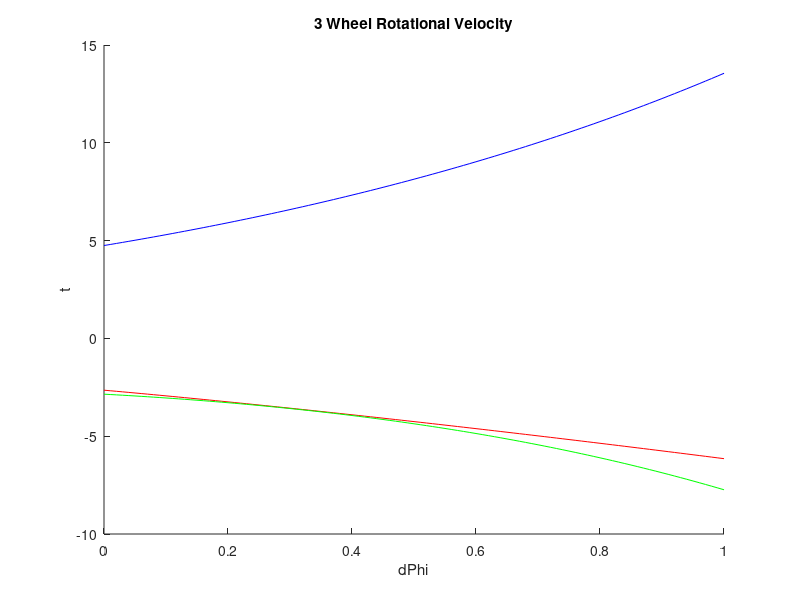
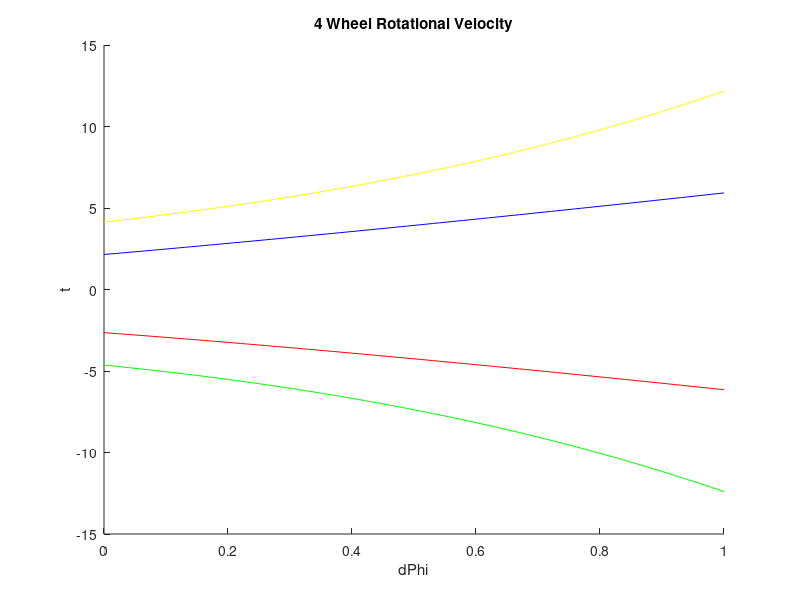

These charts were generated, in order, by the following MATLAB code:
clear all
%Given Conditions
r = 1;
L = 1;

%Create t array
t = 0:.01:1;
deltaT = .01;

%Initialize Trajectory
for i=1:101
    x(i) = 5*exp(t(i));
    dx(i) = 5*exp(t(i));
    y(i) = 2*cos(t(i));
    dy(i) = -2*sin(t(i));
    theta(i) = 1/(t(i)+2);
    dTheta(i) = -1/(t(i)+2)^2;
end

%Calculate 3 Wheel Holonomic Drive Rotational Velocities
for m=1:3
    for i=1:101
        ThreedPhi(m,i) = -dx(i)*sin(theta(i) + 2*pi*(m-1)/3)+dy(i)*cos(theta(i) + 2*pi*(m-1)/3) + L*dTheta(i);
    end
end
for i=1:101
    ThreedPhi0(i) = ThreedPhi(1,i);
    ThreedPhi1(i) = ThreedPhi(2,i);
    ThreedPhi2(i) = ThreedPhi(3,i);
end

%Calculate 4 Wheel Holonomic Drive Rotational Velocities
for m=1:4
    for i=1:101
        FourdPhi(m,i) = -dx(i)*sin(theta(i) + pi*(m-1)/2)+dy(i)*cos(theta(i) + pi*(m-1)/2) + L*dTheta(i);
    end
end
for i=1:101
    FourdPhi0(i) = FourdPhi(1,i);
    FourdPhi1(i) = FourdPhi(2,i);
    FourdPhi2(i) = FourdPhi(3,i);
    FourdPhi3(i) = FourdPhi(4,i);
end

figure(1)
title('3 Wheel Rotational Velocity')
xlabel('dPhi')
ylabel('t')
hold on
plot(t, ThreedPhi0, 'r')
plot(t, ThreedPhi1, 'g')
plot(t, ThreedPhi2, 'b')
hold off

figure(2)
title('4 Wheel Rotational Velocity')
xlabel('dPhi')
ylabel('t')
hold on
plot(t, FourdPhi0, 'r')
plot(t, FourdPhi1, 'g')
plot(t, FourdPhi2, 'b')
plot(t, FourdPhi3, 'y')
hold off